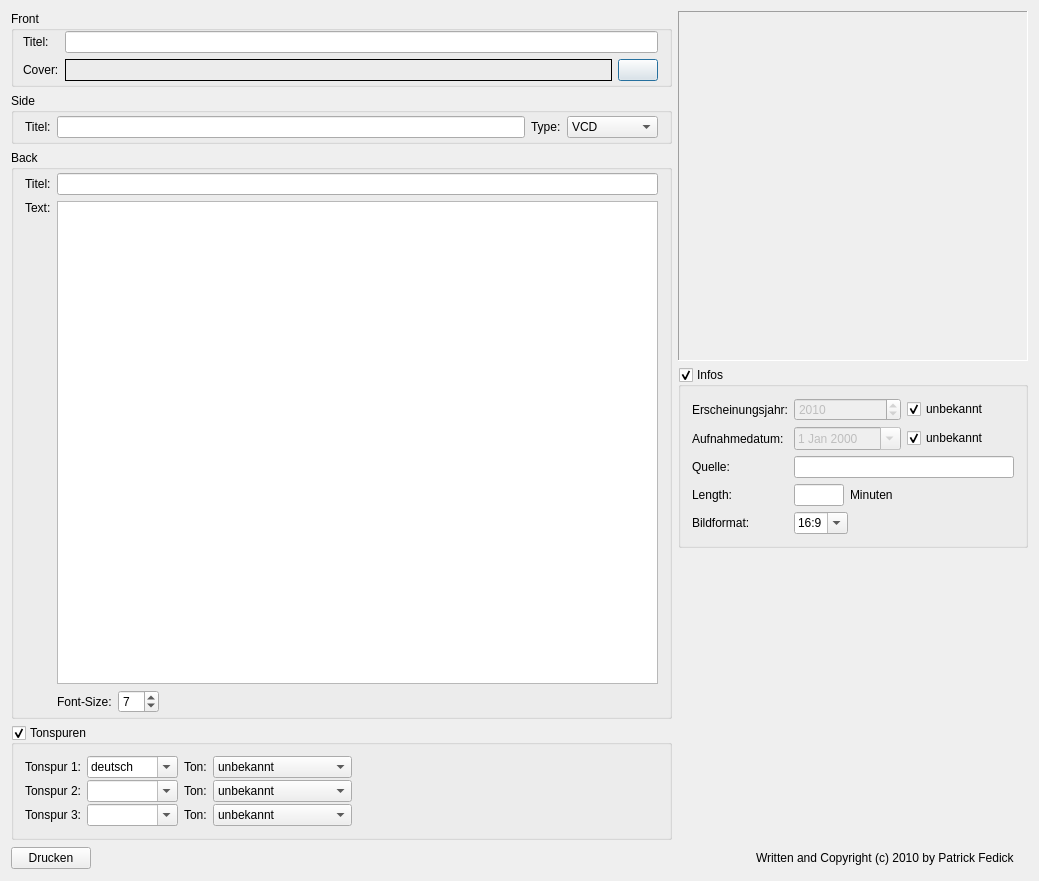
<?xml version="1.0" encoding="UTF-8"?>
<ui version="4.0">
 <class>CoverPrinterClass</class>
 <widget class="QDialog" name="CoverPrinterClass">
  <property name="geometry">
   <rect>
    <x>0</x>
    <y>0</y>
    <width>1039</width>
    <height>881</height>
   </rect>
  </property>
  <property name="acceptDrops">
   <bool>true</bool>
  </property>
  <property name="windowTitle">
   <string>WinMusik - CoverPrinter</string>
  </property>
  <property name="windowIcon">
   <iconset resource="../resources.qrc">
    <normaloff>:/cover/resources/coverdruck/coverprinter.png</normaloff>:/cover/resources/coverdruck/coverprinter.png</iconset>
  </property>
  <layout class="QVBoxLayout" name="verticalLayout">
   <item>
    <layout class="QHBoxLayout" name="horizontalLayout_2">
     <item>
      <layout class="QVBoxLayout">
       <item>
        <widget class="QGroupBox" name="groupBox">
         <property name="title">
          <string>Front</string>
         </property>
         <layout class="QGridLayout">
          <property name="leftMargin">
           <number>9</number>
          </property>
          <property name="topMargin">
           <number>0</number>
          </property>
          <property name="bottomMargin">
           <number>3</number>
          </property>
          <item row="0" column="0">
           <widget class="QLabel" name="label">
            <property name="text">
             <string>Titel:</string>
            </property>
           </widget>
          </item>
          <item row="0" column="1">
           <widget class="QLineEdit" name="front_title">
            <property name="acceptDrops">
             <bool>false</bool>
            </property>
            <property name="text">
             <string/>
            </property>
           </widget>
          </item>
          <item row="1" column="0">
           <widget class="QLabel" name="label_2">
            <property name="text">
             <string>Cover:</string>
            </property>
           </widget>
          </item>
          <item row="1" column="1">
           <layout class="QHBoxLayout">
            <item>
             <widget class="QLabel" name="cover_file">
              <property name="sizePolicy">
               <sizepolicy hsizetype="Expanding" vsizetype="Preferred">
                <horstretch>0</horstretch>
                <verstretch>0</verstretch>
               </sizepolicy>
              </property>
              <property name="frameShape">
               <enum>QFrame::Box</enum>
              </property>
              <property name="frameShadow">
               <enum>QFrame::Plain</enum>
              </property>
              <property name="text">
               <string/>
              </property>
             </widget>
            </item>
            <item>
             <widget class="QPushButton" name="loadcover">
              <property name="text">
               <string/>
              </property>
              <property name="icon">
               <iconset resource="../resources.qrc">
                <normaloff>:/icons/resources/folder-open-16.png</normaloff>:/icons/resources/folder-open-16.png</iconset>
              </property>
              <property name="iconSize">
               <size>
                <width>16</width>
                <height>16</height>
               </size>
              </property>
             </widget>
            </item>
           </layout>
          </item>
         </layout>
        </widget>
       </item>
       <item>
        <widget class="QGroupBox" name="groupBox_2">
         <property name="title">
          <string>Side</string>
         </property>
         <layout class="QHBoxLayout">
          <property name="topMargin">
           <number>3</number>
          </property>
          <property name="bottomMargin">
           <number>3</number>
          </property>
          <item>
           <widget class="QLabel" name="label_5">
            <property name="text">
             <string>Titel:</string>
            </property>
           </widget>
          </item>
          <item>
           <widget class="QLineEdit" name="side_title">
            <property name="acceptDrops">
             <bool>false</bool>
            </property>
            <property name="text">
             <string/>
            </property>
           </widget>
          </item>
          <item>
           <widget class="QLabel" name="label_6">
            <property name="text">
             <string>Type:</string>
            </property>
           </widget>
          </item>
          <item>
           <widget class="QComboBox" name="type">
            <property name="currentIndex">
             <number>0</number>
            </property>
            <property name="iconSize">
             <size>
              <width>60</width>
              <height>20</height>
             </size>
            </property>
            <item>
             <property name="text">
              <string>VCD</string>
             </property>
             <property name="icon">
              <iconset resource="../resources.qrc">
               <normaloff>:/cover/resources/coverdruck/type-vcd.png</normaloff>:/cover/resources/coverdruck/type-vcd.png</iconset>
             </property>
            </item>
            <item>
             <property name="text">
              <string>DVD Video</string>
             </property>
             <property name="icon">
              <iconset resource="../resources.qrc">
               <normaloff>:/cover/resources/coverdruck/type-dvd.png</normaloff>:/cover/resources/coverdruck/type-dvd.png</iconset>
             </property>
            </item>
            <item>
             <property name="text">
              <string>DVD 5.1</string>
             </property>
             <property name="icon">
              <iconset resource="../resources.qrc">
               <normaloff>:/cover/resources/coverdruck/type-dvd-5.1.png</normaloff>:/cover/resources/coverdruck/type-dvd-5.1.png</iconset>
             </property>
            </item>
            <item>
             <property name="text">
              <string>BluRay</string>
             </property>
             <property name="icon">
              <iconset resource="../resources.qrc">
               <normaloff>:/cover/resources/coverdruck/type-blueray.png</normaloff>:/cover/resources/coverdruck/type-blueray.png</iconset>
             </property>
            </item>
            <item>
             <property name="text">
              <string>DivX</string>
             </property>
             <property name="icon">
              <iconset resource="../resources.qrc">
               <normaloff>:/cover/resources/coverdruck/type-divx.png</normaloff>:/cover/resources/coverdruck/type-divx.png</iconset>
             </property>
            </item>
            <item>
             <property name="text">
              <string>XVid</string>
             </property>
             <property name="icon">
              <iconset resource="../resources.qrc">
               <normaloff>:/cover/resources/coverdruck/type-xvid.png</normaloff>:/cover/resources/coverdruck/type-xvid.png</iconset>
             </property>
            </item>
            <item>
             <property name="text">
              <string>DVD</string>
             </property>
             <property name="icon">
              <iconset resource="../resources.qrc">
               <normaloff>:/cover/resources/coverdruck/type-dvd2.png</normaloff>:/cover/resources/coverdruck/type-dvd2.png</iconset>
             </property>
            </item>
            <item>
             <property name="text">
              <string>CD</string>
             </property>
             <property name="icon">
              <iconset resource="../resources.qrc">
               <normaloff>:/cover/resources/coverdruck/type-cd.png</normaloff>:/cover/resources/coverdruck/type-cd.png</iconset>
             </property>
            </item>
           </widget>
          </item>
         </layout>
        </widget>
       </item>
       <item>
        <widget class="QGroupBox" name="groupBox_3">
         <property name="title">
          <string>Back</string>
         </property>
         <layout class="QGridLayout">
          <property name="topMargin">
           <number>3</number>
          </property>
          <property name="bottomMargin">
           <number>3</number>
          </property>
          <item row="0" column="0">
           <widget class="QLabel" name="label_3">
            <property name="text">
             <string>Titel:</string>
            </property>
           </widget>
          </item>
          <item row="0" column="1">
           <widget class="QLineEdit" name="back_title">
            <property name="acceptDrops">
             <bool>false</bool>
            </property>
            <property name="text">
             <string/>
            </property>
           </widget>
          </item>
          <item row="1" column="0">
           <widget class="QLabel" name="label_4">
            <property name="text">
             <string>Text:</string>
            </property>
            <property name="alignment">
             <set>Qt::AlignLeading|Qt::AlignLeft|Qt::AlignTop</set>
            </property>
           </widget>
          </item>
          <item row="1" column="1">
           <widget class="QTextEdit" name="back_text">
            <property name="acceptDrops">
             <bool>false</bool>
            </property>
            <property name="html">
             <string>&lt;!DOCTYPE HTML PUBLIC &quot;-//W3C//DTD HTML 4.0//EN&quot; &quot;http://www.w3.org/TR/REC-html40/strict.dtd&quot;&gt;
&lt;html&gt;&lt;head&gt;&lt;meta name=&quot;qrichtext&quot; content=&quot;1&quot; /&gt;&lt;style type=&quot;text/css&quot;&gt;
p, li { white-space: pre-wrap; }
&lt;/style&gt;&lt;/head&gt;&lt;body style=&quot; font-family:'Bitstream Vera Sans'; font-size:9pt; font-weight:400; font-style:normal;&quot;&gt;
&lt;p style=&quot;-qt-paragraph-type:empty; margin-top:0px; margin-bottom:0px; margin-left:0px; margin-right:0px; -qt-block-indent:0; text-indent:0px;&quot;&gt;&lt;/p&gt;&lt;/body&gt;&lt;/html&gt;</string>
            </property>
            <property name="acceptRichText">
             <bool>false</bool>
            </property>
           </widget>
          </item>
          <item row="3" column="1">
           <layout class="QHBoxLayout" name="horizontalLayout">
            <item>
             <widget class="QLabel" name="label_13">
              <property name="text">
               <string>Font-Size:</string>
              </property>
             </widget>
            </item>
            <item>
             <widget class="QSpinBox" name="back_fontsize">
              <property name="minimum">
               <number>6</number>
              </property>
              <property name="maximum">
               <number>30</number>
              </property>
              <property name="value">
               <number>7</number>
              </property>
             </widget>
            </item>
            <item>
             <spacer name="horizontalSpacer">
              <property name="orientation">
               <enum>Qt::Horizontal</enum>
              </property>
              <property name="sizeHint" stdset="0">
               <size>
                <width>40</width>
                <height>20</height>
               </size>
              </property>
             </spacer>
            </item>
           </layout>
          </item>
         </layout>
        </widget>
       </item>
       <item>
        <widget class="QGroupBox" name="TonBox">
         <property name="minimumSize">
          <size>
           <width>0</width>
           <height>110</height>
          </size>
         </property>
         <property name="title">
          <string>Tonspuren</string>
         </property>
         <property name="checkable">
          <bool>true</bool>
         </property>
         <layout class="QGridLayout" name="gridLayout">
          <property name="verticalSpacing">
           <number>2</number>
          </property>
          <item row="0" column="0">
           <widget class="QLabel" name="label_7">
            <property name="text">
             <string>Tonspur 1:</string>
            </property>
           </widget>
          </item>
          <item row="0" column="1">
           <widget class="QComboBox" name="tonspur1">
            <property name="editable">
             <bool>true</bool>
            </property>
            <property name="currentIndex">
             <number>1</number>
            </property>
            <item>
             <property name="text">
              <string/>
             </property>
            </item>
            <item>
             <property name="text">
              <string>deutsch</string>
             </property>
            </item>
            <item>
             <property name="text">
              <string>englisch</string>
             </property>
            </item>
            <item>
             <property name="text">
              <string>französisch</string>
             </property>
            </item>
            <item>
             <property name="text">
              <string>italienisch</string>
             </property>
            </item>
           </widget>
          </item>
          <item row="0" column="2">
           <widget class="QLabel" name="label_10">
            <property name="text">
             <string>Ton:</string>
            </property>
           </widget>
          </item>
          <item row="0" column="3">
           <widget class="QComboBox" name="ton1">
            <property name="currentIndex">
             <number>0</number>
            </property>
            <property name="iconSize">
             <size>
              <width>60</width>
              <height>15</height>
             </size>
            </property>
            <item>
             <property name="text">
              <string>unbekannt</string>
             </property>
             <property name="icon">
              <iconset resource="../resources.qrc">
               <normaloff>:/channels/resources/sound-unknown.png</normaloff>:/channels/resources/sound-unknown.png</iconset>
             </property>
            </item>
            <item>
             <property name="text">
              <string>Mono</string>
             </property>
             <property name="icon">
              <iconset resource="../resources.qrc">
               <normaloff>:/channels/resources/sound-mono.png</normaloff>:/channels/resources/sound-mono.png</iconset>
             </property>
            </item>
            <item>
             <property name="text">
              <string>Stereo</string>
             </property>
             <property name="icon">
              <iconset resource="../resources.qrc">
               <normaloff>:/channels/resources/sound-stereo.png</normaloff>:/channels/resources/sound-stereo.png</iconset>
             </property>
            </item>
            <item>
             <property name="text">
              <string>Dolby Surround</string>
             </property>
             <property name="icon">
              <iconset resource="../resources.qrc">
               <normaloff>:/channels/resources/sound-dolby-surround.png</normaloff>:/channels/resources/sound-dolby-surround.png</iconset>
             </property>
            </item>
            <item>
             <property name="text">
              <string>Dolby Digital Mono</string>
             </property>
             <property name="icon">
              <iconset resource="../resources.qrc">
               <normaloff>:/channels/resources/sound-dolbydigital-1.0.png</normaloff>:/channels/resources/sound-dolbydigital-1.0.png</iconset>
             </property>
            </item>
            <item>
             <property name="text">
              <string>Dolby Digital 2.0</string>
             </property>
             <property name="icon">
              <iconset resource="../resources.qrc">
               <normaloff>:/channels/resources/sound-dolbydigital-2.0.png</normaloff>:/channels/resources/sound-dolbydigital-2.0.png</iconset>
             </property>
            </item>
            <item>
             <property name="text">
              <string>Dolby Digital 5.1</string>
             </property>
             <property name="icon">
              <iconset resource="../resources.qrc">
               <normaloff>:/channels/resources/sound-dolbydigital-5.1.png</normaloff>:/channels/resources/sound-dolbydigital-5.1.png</iconset>
             </property>
            </item>
            <item>
             <property name="text">
              <string>Dolby Digital 5.1 EX</string>
             </property>
             <property name="icon">
              <iconset resource="../resources.qrc">
               <normaloff>:/channels/resources/sound-dolbydigital-5.1ex.png</normaloff>:/channels/resources/sound-dolbydigital-5.1ex.png</iconset>
             </property>
            </item>
            <item>
             <property name="text">
              <string>DTS 5.1</string>
             </property>
             <property name="icon">
              <iconset resource="../resources.qrc">
               <normaloff>:/channels/resources/sound-dts-5.1.png</normaloff>:/channels/resources/sound-dts-5.1.png</iconset>
             </property>
            </item>
           </widget>
          </item>
          <item row="0" column="4">
           <spacer name="horizontalSpacer_2">
            <property name="orientation">
             <enum>Qt::Horizontal</enum>
            </property>
            <property name="sizeHint" stdset="0">
             <size>
              <width>40</width>
              <height>20</height>
             </size>
            </property>
           </spacer>
          </item>
          <item row="1" column="0">
           <widget class="QLabel" name="label_8">
            <property name="text">
             <string>Tonspur 2:</string>
            </property>
           </widget>
          </item>
          <item row="1" column="1">
           <widget class="QComboBox" name="tonspur2">
            <property name="editable">
             <bool>true</bool>
            </property>
            <property name="currentIndex">
             <number>0</number>
            </property>
            <item>
             <property name="text">
              <string/>
             </property>
            </item>
            <item>
             <property name="text">
              <string>deutsch</string>
             </property>
            </item>
            <item>
             <property name="text">
              <string>englisch</string>
             </property>
            </item>
            <item>
             <property name="text">
              <string>französisch</string>
             </property>
            </item>
            <item>
             <property name="text">
              <string>italienisch</string>
             </property>
            </item>
           </widget>
          </item>
          <item row="1" column="2">
           <widget class="QLabel" name="label_11">
            <property name="text">
             <string>Ton:</string>
            </property>
           </widget>
          </item>
          <item row="1" column="3">
           <widget class="QComboBox" name="ton2">
            <property name="currentIndex">
             <number>0</number>
            </property>
            <property name="iconSize">
             <size>
              <width>60</width>
              <height>15</height>
             </size>
            </property>
            <item>
             <property name="text">
              <string>unbekannt</string>
             </property>
             <property name="icon">
              <iconset resource="../resources.qrc">
               <normaloff>:/channels/resources/sound-unknown.png</normaloff>:/channels/resources/sound-unknown.png</iconset>
             </property>
            </item>
            <item>
             <property name="text">
              <string>Mono</string>
             </property>
             <property name="icon">
              <iconset resource="../resources.qrc">
               <normaloff>:/channels/resources/sound-mono.png</normaloff>:/channels/resources/sound-mono.png</iconset>
             </property>
            </item>
            <item>
             <property name="text">
              <string>Stereo</string>
             </property>
             <property name="icon">
              <iconset resource="../resources.qrc">
               <normaloff>:/channels/resources/sound-stereo.png</normaloff>:/channels/resources/sound-stereo.png</iconset>
             </property>
            </item>
            <item>
             <property name="text">
              <string>Dolby Surround</string>
             </property>
             <property name="icon">
              <iconset resource="../resources.qrc">
               <normaloff>:/channels/resources/sound-dolby-surround.png</normaloff>:/channels/resources/sound-dolby-surround.png</iconset>
             </property>
            </item>
            <item>
             <property name="text">
              <string>Dolby Digital Mono</string>
             </property>
             <property name="icon">
              <iconset resource="../resources.qrc">
               <normaloff>:/channels/resources/sound-dolbydigital-1.0.png</normaloff>:/channels/resources/sound-dolbydigital-1.0.png</iconset>
             </property>
            </item>
            <item>
             <property name="text">
              <string>Dolby Digital 2.0</string>
             </property>
             <property name="icon">
              <iconset resource="../resources.qrc">
               <normaloff>:/channels/resources/sound-dolbydigital-2.0.png</normaloff>:/channels/resources/sound-dolbydigital-2.0.png</iconset>
             </property>
            </item>
            <item>
             <property name="text">
              <string>Dolby Digital 5.1</string>
             </property>
             <property name="icon">
              <iconset resource="../resources.qrc">
               <normaloff>:/channels/resources/sound-dolbydigital-5.1.png</normaloff>:/channels/resources/sound-dolbydigital-5.1.png</iconset>
             </property>
            </item>
            <item>
             <property name="text">
              <string>Dolby Digital 5.1 EX</string>
             </property>
             <property name="icon">
              <iconset resource="../resources.qrc">
               <normaloff>:/channels/resources/sound-dolbydigital-5.1ex.png</normaloff>:/channels/resources/sound-dolbydigital-5.1ex.png</iconset>
             </property>
            </item>
            <item>
             <property name="text">
              <string>DTS 5.1</string>
             </property>
             <property name="icon">
              <iconset resource="../resources.qrc">
               <normaloff>:/channels/resources/sound-dts-5.1.png</normaloff>:/channels/resources/sound-dts-5.1.png</iconset>
             </property>
            </item>
           </widget>
          </item>
          <item row="2" column="0">
           <widget class="QLabel" name="label_9">
            <property name="text">
             <string>Tonspur 3:</string>
            </property>
           </widget>
          </item>
          <item row="2" column="1">
           <widget class="QComboBox" name="tonspur3">
            <property name="editable">
             <bool>true</bool>
            </property>
            <property name="currentIndex">
             <number>0</number>
            </property>
            <item>
             <property name="text">
              <string/>
             </property>
            </item>
            <item>
             <property name="text">
              <string>deutsch</string>
             </property>
            </item>
            <item>
             <property name="text">
              <string>englisch</string>
             </property>
            </item>
            <item>
             <property name="text">
              <string>französisch</string>
             </property>
            </item>
            <item>
             <property name="text">
              <string>italienisch</string>
             </property>
            </item>
           </widget>
          </item>
          <item row="2" column="2">
           <widget class="QLabel" name="label_12">
            <property name="text">
             <string>Ton:</string>
            </property>
           </widget>
          </item>
          <item row="2" column="3">
           <widget class="QComboBox" name="ton3">
            <property name="currentIndex">
             <number>0</number>
            </property>
            <property name="iconSize">
             <size>
              <width>60</width>
              <height>15</height>
             </size>
            </property>
            <item>
             <property name="text">
              <string>unbekannt</string>
             </property>
             <property name="icon">
              <iconset resource="../resources.qrc">
               <normaloff>:/channels/resources/sound-unknown.png</normaloff>:/channels/resources/sound-unknown.png</iconset>
             </property>
            </item>
            <item>
             <property name="text">
              <string>Mono</string>
             </property>
             <property name="icon">
              <iconset resource="../resources.qrc">
               <normaloff>:/channels/resources/sound-mono.png</normaloff>:/channels/resources/sound-mono.png</iconset>
             </property>
            </item>
            <item>
             <property name="text">
              <string>Stereo</string>
             </property>
             <property name="icon">
              <iconset resource="../resources.qrc">
               <normaloff>:/channels/resources/sound-stereo.png</normaloff>:/channels/resources/sound-stereo.png</iconset>
             </property>
            </item>
            <item>
             <property name="text">
              <string>Dolby Surround</string>
             </property>
             <property name="icon">
              <iconset resource="../resources.qrc">
               <normaloff>:/channels/resources/sound-dolby-surround.png</normaloff>:/channels/resources/sound-dolby-surround.png</iconset>
             </property>
            </item>
            <item>
             <property name="text">
              <string>Dolby Digital Mono</string>
             </property>
             <property name="icon">
              <iconset resource="../resources.qrc">
               <normaloff>:/channels/resources/sound-dolbydigital-1.0.png</normaloff>:/channels/resources/sound-dolbydigital-1.0.png</iconset>
             </property>
            </item>
            <item>
             <property name="text">
              <string>Dolby Digital 2.0</string>
             </property>
             <property name="icon">
              <iconset resource="../resources.qrc">
               <normaloff>:/channels/resources/sound-dolbydigital-2.0.png</normaloff>:/channels/resources/sound-dolbydigital-2.0.png</iconset>
             </property>
            </item>
            <item>
             <property name="text">
              <string>Dolby Digital 5.1</string>
             </property>
             <property name="icon">
              <iconset resource="../resources.qrc">
               <normaloff>:/channels/resources/sound-dolbydigital-5.1.png</normaloff>:/channels/resources/sound-dolbydigital-5.1.png</iconset>
             </property>
            </item>
            <item>
             <property name="text">
              <string>Dolby Digital 5.1 EX</string>
             </property>
             <property name="icon">
              <iconset resource="../resources.qrc">
               <normaloff>:/channels/resources/sound-dolbydigital-5.1ex.png</normaloff>:/channels/resources/sound-dolbydigital-5.1ex.png</iconset>
             </property>
            </item>
            <item>
             <property name="text">
              <string>DTS 5.1</string>
             </property>
             <property name="icon">
              <iconset resource="../resources.qrc">
               <normaloff>:/channels/resources/sound-dts-5.1.png</normaloff>:/channels/resources/sound-dts-5.1.png</iconset>
             </property>
            </item>
           </widget>
          </item>
         </layout>
        </widget>
       </item>
      </layout>
     </item>
     <item>
      <layout class="QVBoxLayout">
       <item>
        <widget class="QLabel" name="cover">
         <property name="sizePolicy">
          <sizepolicy hsizetype="Fixed" vsizetype="Preferred">
           <horstretch>0</horstretch>
           <verstretch>0</verstretch>
          </sizepolicy>
         </property>
         <property name="minimumSize">
          <size>
           <width>350</width>
           <height>350</height>
          </size>
         </property>
         <property name="maximumSize">
          <size>
           <width>350</width>
           <height>350</height>
          </size>
         </property>
         <property name="acceptDrops">
          <bool>true</bool>
         </property>
         <property name="frameShape">
          <enum>QFrame::Panel</enum>
         </property>
         <property name="frameShadow">
          <enum>QFrame::Sunken</enum>
         </property>
         <property name="text">
          <string/>
         </property>
         <property name="scaledContents">
          <bool>true</bool>
         </property>
         <property name="alignment">
          <set>Qt::AlignLeading|Qt::AlignLeft|Qt::AlignTop</set>
         </property>
        </widget>
       </item>
       <item>
        <widget class="QGroupBox" name="InfoBox">
         <property name="sizePolicy">
          <sizepolicy hsizetype="Fixed" vsizetype="Preferred">
           <horstretch>0</horstretch>
           <verstretch>0</verstretch>
          </sizepolicy>
         </property>
         <property name="maximumSize">
          <size>
           <width>350</width>
           <height>16777215</height>
          </size>
         </property>
         <property name="title">
          <string>Infos</string>
         </property>
         <property name="flat">
          <bool>false</bool>
         </property>
         <property name="checkable">
          <bool>true</bool>
         </property>
         <layout class="QVBoxLayout">
          <item>
           <layout class="QGridLayout">
            <item row="0" column="0">
             <widget class="QLabel" name="label_19">
              <property name="text">
               <string>Erscheinungsjahr:</string>
              </property>
             </widget>
            </item>
            <item row="0" column="1">
             <layout class="QHBoxLayout">
              <item>
               <widget class="QDateEdit" name="erscheinungsjahr">
                <property name="enabled">
                 <bool>false</bool>
                </property>
                <property name="dateTime">
                 <datetime>
                  <hour>0</hour>
                  <minute>0</minute>
                  <second>0</second>
                  <year>2010</year>
                  <month>1</month>
                  <day>1</day>
                 </datetime>
                </property>
                <property name="displayFormat">
                 <string>yyyy</string>
                </property>
                <property name="calendarPopup">
                 <bool>false</bool>
                </property>
               </widget>
              </item>
              <item>
               <widget class="QCheckBox" name="unbekannt1">
                <property name="text">
                 <string>unbekannt</string>
                </property>
                <property name="checked">
                 <bool>true</bool>
                </property>
               </widget>
              </item>
             </layout>
            </item>
            <item row="1" column="0">
             <widget class="QLabel" name="label_20">
              <property name="text">
               <string>Aufnahmedatum:</string>
              </property>
             </widget>
            </item>
            <item row="1" column="1">
             <layout class="QHBoxLayout">
              <item>
               <widget class="QDateEdit" name="aufnahmedatum">
                <property name="enabled">
                 <bool>false</bool>
                </property>
                <property name="calendarPopup">
                 <bool>true</bool>
                </property>
               </widget>
              </item>
              <item>
               <widget class="QCheckBox" name="unbekannt2">
                <property name="text">
                 <string>unbekannt</string>
                </property>
                <property name="checked">
                 <bool>true</bool>
                </property>
               </widget>
              </item>
             </layout>
            </item>
            <item row="2" column="0">
             <widget class="QLabel" name="label_21">
              <property name="text">
               <string>Quelle:</string>
              </property>
             </widget>
            </item>
            <item row="2" column="1">
             <widget class="QLineEdit" name="quelle">
              <property name="text">
               <string/>
              </property>
             </widget>
            </item>
            <item row="3" column="0">
             <widget class="QLabel" name="label_22">
              <property name="text">
               <string>Length:</string>
              </property>
             </widget>
            </item>
            <item row="3" column="1">
             <layout class="QHBoxLayout">
              <item>
               <widget class="QLineEdit" name="laenge">
                <property name="maximumSize">
                 <size>
                  <width>50</width>
                  <height>16777215</height>
                 </size>
                </property>
               </widget>
              </item>
              <item>
               <widget class="QLabel" name="label_23">
                <property name="text">
                 <string>Minuten</string>
                </property>
               </widget>
              </item>
              <item>
               <spacer>
                <property name="orientation">
                 <enum>Qt::Horizontal</enum>
                </property>
                <property name="sizeHint" stdset="0">
                 <size>
                  <width>40</width>
                  <height>20</height>
                 </size>
                </property>
               </spacer>
              </item>
             </layout>
            </item>
            <item row="4" column="0">
             <widget class="QLabel" name="label_24">
              <property name="text">
               <string>Bildformat:</string>
              </property>
             </widget>
            </item>
            <item row="4" column="1">
             <layout class="QHBoxLayout">
              <item>
               <widget class="QComboBox" name="bildformat">
                <property name="editable">
                 <bool>true</bool>
                </property>
                <property name="currentIndex">
                 <number>1</number>
                </property>
                <item>
                 <property name="text">
                  <string>4:3</string>
                 </property>
                </item>
                <item>
                 <property name="text">
                  <string>16:9</string>
                 </property>
                </item>
               </widget>
              </item>
              <item>
               <spacer>
                <property name="orientation">
                 <enum>Qt::Horizontal</enum>
                </property>
                <property name="sizeHint" stdset="0">
                 <size>
                  <width>40</width>
                  <height>20</height>
                 </size>
                </property>
               </spacer>
              </item>
             </layout>
            </item>
           </layout>
          </item>
         </layout>
        </widget>
       </item>
       <item>
        <spacer>
         <property name="orientation">
          <enum>Qt::Vertical</enum>
         </property>
         <property name="sizeHint" stdset="0">
          <size>
           <width>20</width>
           <height>20</height>
          </size>
         </property>
        </spacer>
       </item>
      </layout>
     </item>
    </layout>
   </item>
   <item>
    <layout class="QHBoxLayout" name="horizontalLayout_3">
     <item>
      <widget class="QPushButton" name="printOptions">
       <property name="text">
        <string>Drucken</string>
       </property>
       <property name="icon">
        <iconset resource="../resources.qrc">
         <normaloff>:/icons/resources/printer16.png</normaloff>:/icons/resources/printer16.png</iconset>
       </property>
      </widget>
     </item>
     <item>
      <spacer>
       <property name="orientation">
        <enum>Qt::Horizontal</enum>
       </property>
       <property name="sizeHint" stdset="0">
        <size>
         <width>278</width>
         <height>24</height>
        </size>
       </property>
      </spacer>
     </item>
     <item>
      <widget class="QLabel" name="label_15">
       <property name="text">
        <string>Written and Copyright (c) 2010 by Patrick Fedick</string>
       </property>
      </widget>
     </item>
     <item>
      <widget class="QLabel" name="label_14">
       <property name="text">
        <string/>
       </property>
       <property name="pixmap">
        <pixmap resource="../resources.qrc">:/other/resources/pfp-logo-48x25.png</pixmap>
       </property>
       <property name="scaledContents">
        <bool>false</bool>
       </property>
      </widget>
     </item>
    </layout>
   </item>
  </layout>
  <zorder></zorder>
  <zorder></zorder>
 </widget>
 <layoutdefault spacing="6" margin="11"/>
 <resources>
  <include location="../resources.qrc"/>
  <include location="../resources.qrc"/>
 </resources>
 <connections/>
</ui>
